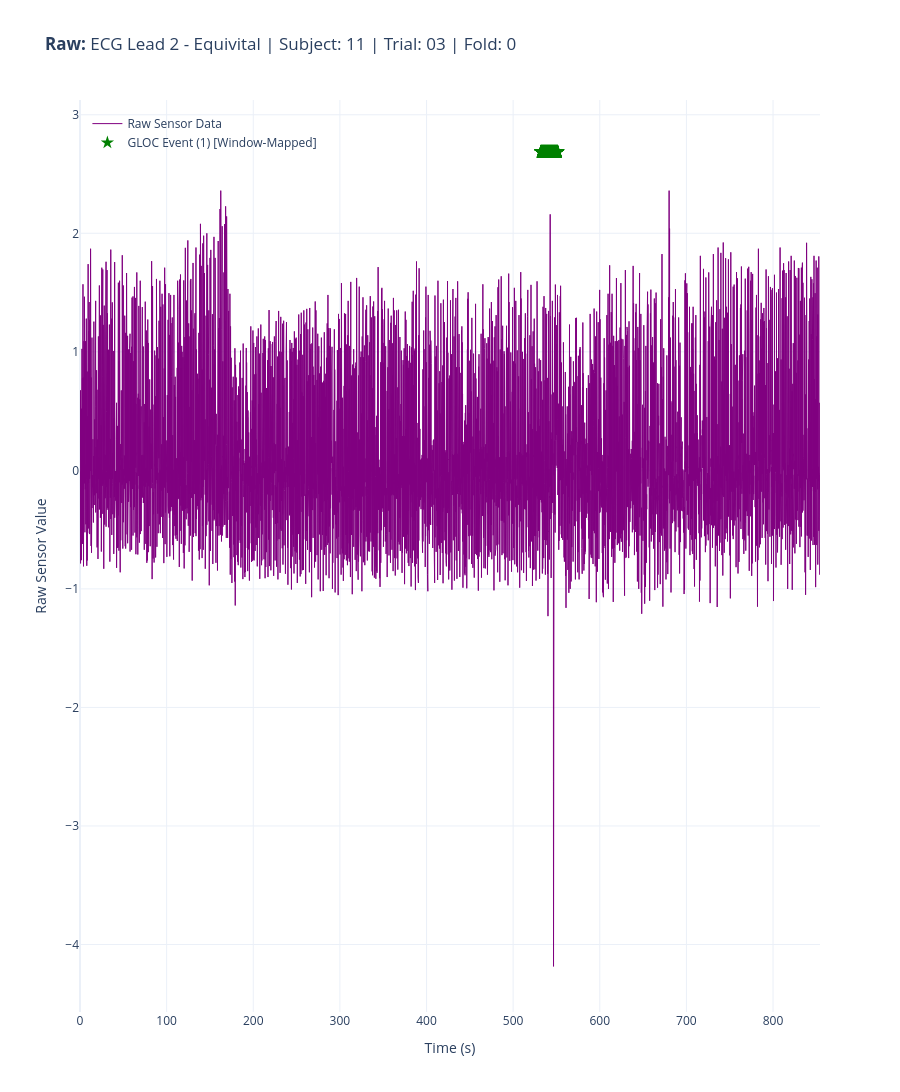

The notebook cell this image was saved under:
### Code cell
# 2. Plot Raw Pre-Processing Data
# Shows the raw sensor stream, with GLOC/imputed labels intelligently mapped
# from the per-window data to the per-sample timeline.
fig_raw = plot_standardization_comparison(
    base_results_dir=RESULTS_DIR,
    model_name=MODEL,
    fold_id=FOLD,
    subject_id=SUBJECT,
    trial_id=TRIAL,
    feature_name="ECG Lead 2 - Equivital",       # Must match a name in raw_column_names
    data_source="raw"
)
fig_raw.show()

### Figure 1 — Plotly figure (JSON) as saved in the notebook; plotly's stock layout.template omitted (floating-point values rounded to 4 significant figures; data arrays with more than 128 entries replaced by an {"elided": "..."} marker saying what was removed)
{"data": [{"line": {"color": "purple", "width": 1}, "mode": "lines", "name": "Raw Sensor Data", "x": {"elided": "21356 float values"}, "y": {"elided": "21356 float values"}, "type": "scatter"}, {"marker": {"color": "green", "size": 10, "symbol": "star"}, "mode": "markers", "name": "GLOC Event (1) [Window-Mapped]", "x": {"elided": "500 float values"}, "y": {"elided": "500 float values"}, "type": "scatter"}], "layout": {"legend": {"yanchor": "top", "y": 0.99, "xanchor": "left", "x": 0.01, "bgcolor": "rgba(0,0,0,0)"}, "title": {"text": "<b>Raw:</b> ECG Lead 2 - Equivital | Subject: 11 | Trial: 03 | Fold: 0"}, "xaxis": {"title": {"text": "Time (s)"}}, "yaxis": {"title": {"text": "Raw Sensor Value"}}, "hovermode": "x unified", "height": 1200}}
